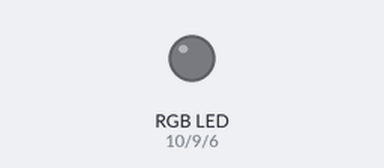
Bench run of a sketch on a simulated Arduino Uno, built with avr-gcc and run on an emulated ATmega328P. Parts: an RGB LED mixed from three pins (HIGH = lit). Dim RGB values are drawn brighter than linear; random numbers use the default seed unless the sketch sets one.

Above: at 0.1 s.
At 4.1 s:
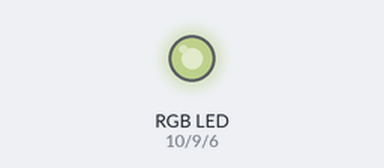
At 9.1 s:
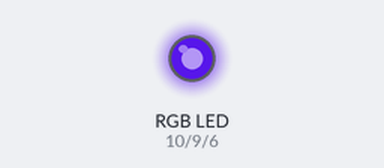
At 19.1 s:
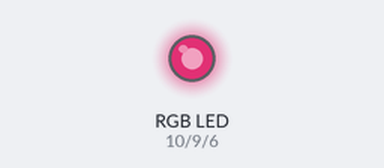
At 29.1 s:
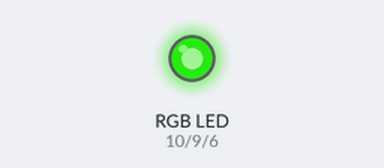
At 39.1 s:
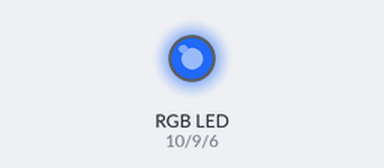
Timing chart, 0 to 40.0 s (numbered marks = the images above):
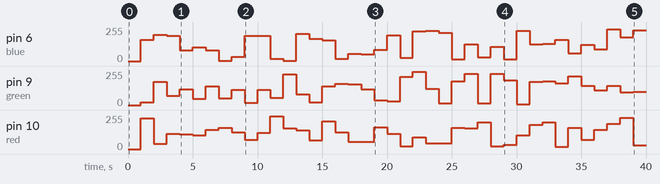

The sketch:

driverLeds_01.ino
```cpp
int red = 10;
int green = 9;
int blue = 6;

void setup() {
  // put your setup code here, to run once:

}

void loop() {
  delay(1000);
  analogWrite(red, random(255));
  analogWrite(green, random(255));
  analogWrite(blue, random(255));
}
```

Measured:
- by itself, pin 6 (blue): 0/255 → 158/255 at 1.0 s, → 197/255 1.0 s later, → 188/255 1.0 s later, → 80/255 1.0 s later, … (39 changes in this stretch)
- by itself, pin 9 (green): 0/255 → 19/255 at 1.0 s, → 175/255 1.0 s later, → 68/255 1.0 s later, → 120/255 1.0 s later, … (39 changes in this stretch)
